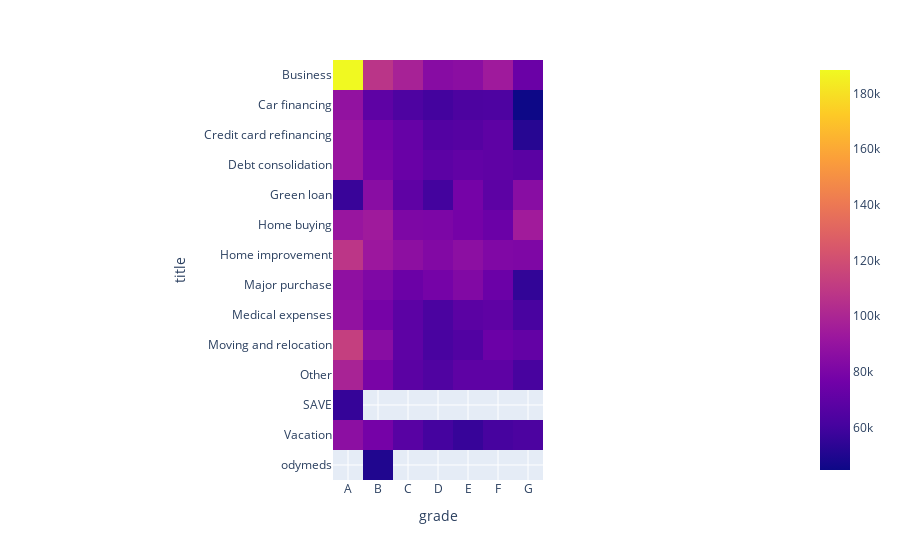

Here is the notebook cell this chart was saved with:
### Markdown cell above
Podemos, inclusive, visualizar um mapa de calor com a distribuição das finalidades do empréstimo por classe:

### Code cell
renda_media = (pd.crosstab(df_limpo['title'], df_limpo['grade'], aggfunc = 'mean', values = df_limpo['annual_inc'])).round(2)
renda_media
import plotly.express as px
fig = px.imshow(renda_media)
fig.show()

### Figure 1 — Plotly figure (JSON) as saved in the notebook; plotly's stock layout.template omitted (floating-point values rounded to 4 significant figures)
{"data": [{"coloraxis": "coloraxis", "hovertemplate": "grade: %{x}<br>title: %{y}<br>color: %{z}<extra></extra>", "name": "0", "type": "heatmap", "x": ["A", "B", "C", "D", "E", "F", "G"], "xaxis": "x", "y": ["Business", "Car financing", "Credit card refinancing", "Debt consolidation", "Green loan", "Home buying", "Home improvement", "Major purchase", "Medical expenses", "Moving and relocation", "Other", "SAVE", "Vacation", "odymeds"], "yaxis": "y", "z": [[188400.0, 107400.0, 98150.0, 84450.0, 86080.0, 94280.0, 73730.0], [88940.0, 69280.0, 63670.0, 60120.0, 63310.0, 63510.0, 44710.0], [91310.0, 77910.0, 72450.0, 65560.0, 66520.0, 69330.0, 51860.0], [91250.0, 79240.0, 73210.0, 68740.0, 70850.0, 69880.0, 67810.0], [57000, 85300.0, 69850.0, 60030.0, 77800, 69170.0, 85000], [90970.0, 94130.0, 80710.0, 80470.0, 77660.0, 74030.0, 94850.0], [107980, 92750.0, 87100.0, 82720.0, 86590.0, 82030.0, 81140.0], [87780.0, 81420.0, 73950.0, 77850.0, 82470.0, 74120.0, 55150.0], [88990.0, 78090.0, 68770.0, 62630.0, 68210.0, 69800.0, 61950.0], [112500.0, 85180.0, 69540.0, 61630.0, 65190.0, 74280.0, 71160.0], [98390.0, 79140.0, 68360.0, 64160.0, 69230.0, 69330.0, 61280.0], [56000, null, null, null, null, null, null], [86670.0, 77680.0, 67330.0, 60370.0, 56540.0, 60900, 62750], [null, 50000, null, null, null, null, null]]}], "layout": {"coloraxis": {"colorscale": [[0, "#0d0887"], [0.1111, "#46039f"], [0.2222, "#7201a8"], [0.3333, "#9c179e"], [0.4444, "#bd3786"], [0.5556, "#d8576b"], [0.6667, "#ed7953"], [0.7778, "#fb9f3a"], [0.8889, "#fdca26"], [1, "#f0f921"]]}, "margin": {"t": 60}, "xaxis": {"anchor": "y", "constrain": "domain", "domain": [0, 1], "scaleanchor": "y", "title": {"text": "grade"}}, "yaxis": {"anchor": "x", "autorange": "reversed", "constrain": "domain", "domain": [0, 1], "title": {"text": "title"}}}}
